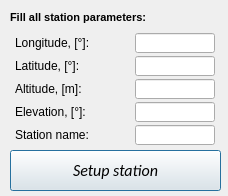
<?xml version="1.0" encoding="UTF-8"?>
<ui version="4.0">
 <class>Dialog</class>
 <widget class="QDialog" name="Dialog">
  <property name="geometry">
   <rect>
    <x>0</x>
    <y>0</y>
    <width>228</width>
    <height>196</height>
   </rect>
  </property>
  <property name="windowTitle">
   <string>Dialog</string>
  </property>
  <widget class="QPushButton" name="confirm_button">
   <property name="geometry">
    <rect>
     <x>10</x>
     <y>150</y>
     <width>211</width>
     <height>41</height>
    </rect>
   </property>
   <property name="font">
    <font>
     <family>Calibri</family>
     <pointsize>12</pointsize>
     <italic>true</italic>
    </font>
   </property>
   <property name="text">
    <string>Setup station</string>
   </property>
  </widget>
  <widget class="QWidget" name="gridLayoutWidget">
   <property name="geometry">
    <rect>
     <x>10</x>
     <y>30</y>
     <width>211</width>
     <height>121</height>
    </rect>
   </property>
   <layout class="QGridLayout" name="gridLayout">
    <property name="spacing">
     <number>0</number>
    </property>
    <item row="4" column="0">
     <widget class="QLabel" name="station_name_text_label">
      <property name="sizePolicy">
       <sizepolicy hsizetype="Fixed" vsizetype="Fixed">
        <horstretch>0</horstretch>
        <verstretch>0</verstretch>
       </sizepolicy>
      </property>
      <property name="minimumSize">
       <size>
        <width>115</width>
        <height>15</height>
       </size>
      </property>
      <property name="maximumSize">
       <size>
        <width>115</width>
        <height>15</height>
       </size>
      </property>
      <property name="text">
       <string>Station name:</string>
      </property>
     </widget>
    </item>
    <item row="2" column="1">
     <widget class="QLineEdit" name="altitude_lineedit">
      <property name="sizePolicy">
       <sizepolicy hsizetype="Fixed" vsizetype="Fixed">
        <horstretch>0</horstretch>
        <verstretch>0</verstretch>
       </sizepolicy>
      </property>
      <property name="minimumSize">
       <size>
        <width>80</width>
        <height>20</height>
       </size>
      </property>
      <property name="maximumSize">
       <size>
        <width>80</width>
        <height>20</height>
       </size>
      </property>
     </widget>
    </item>
    <item row="3" column="0">
     <widget class="QLabel" name="elevation_text_label">
      <property name="sizePolicy">
       <sizepolicy hsizetype="Fixed" vsizetype="Fixed">
        <horstretch>0</horstretch>
        <verstretch>0</verstretch>
       </sizepolicy>
      </property>
      <property name="minimumSize">
       <size>
        <width>115</width>
        <height>15</height>
       </size>
      </property>
      <property name="maximumSize">
       <size>
        <width>115</width>
        <height>15</height>
       </size>
      </property>
      <property name="text">
       <string>Elevation, [°]:</string>
      </property>
     </widget>
    </item>
    <item row="3" column="1">
     <widget class="QLineEdit" name="elevation_lineedit">
      <property name="sizePolicy">
       <sizepolicy hsizetype="Fixed" vsizetype="Fixed">
        <horstretch>0</horstretch>
        <verstretch>0</verstretch>
       </sizepolicy>
      </property>
      <property name="minimumSize">
       <size>
        <width>80</width>
        <height>20</height>
       </size>
      </property>
      <property name="maximumSize">
       <size>
        <width>80</width>
        <height>20</height>
       </size>
      </property>
     </widget>
    </item>
    <item row="2" column="0">
     <widget class="QLabel" name="altitude_text_label">
      <property name="sizePolicy">
       <sizepolicy hsizetype="Fixed" vsizetype="Fixed">
        <horstretch>0</horstretch>
        <verstretch>0</verstretch>
       </sizepolicy>
      </property>
      <property name="minimumSize">
       <size>
        <width>115</width>
        <height>15</height>
       </size>
      </property>
      <property name="maximumSize">
       <size>
        <width>115</width>
        <height>15</height>
       </size>
      </property>
      <property name="text">
       <string>Altitude, [m]:</string>
      </property>
     </widget>
    </item>
    <item row="1" column="1">
     <widget class="QLineEdit" name="latitude_lineedit">
      <property name="sizePolicy">
       <sizepolicy hsizetype="Fixed" vsizetype="Fixed">
        <horstretch>0</horstretch>
        <verstretch>0</verstretch>
       </sizepolicy>
      </property>
      <property name="minimumSize">
       <size>
        <width>80</width>
        <height>20</height>
       </size>
      </property>
      <property name="maximumSize">
       <size>
        <width>80</width>
        <height>20</height>
       </size>
      </property>
     </widget>
    </item>
    <item row="0" column="1">
     <widget class="QLineEdit" name="longitude_lineedit">
      <property name="sizePolicy">
       <sizepolicy hsizetype="Fixed" vsizetype="Fixed">
        <horstretch>0</horstretch>
        <verstretch>0</verstretch>
       </sizepolicy>
      </property>
      <property name="minimumSize">
       <size>
        <width>80</width>
        <height>20</height>
       </size>
      </property>
      <property name="maximumSize">
       <size>
        <width>80</width>
        <height>20</height>
       </size>
      </property>
     </widget>
    </item>
    <item row="0" column="0">
     <widget class="QLabel" name="longitude_text_label">
      <property name="sizePolicy">
       <sizepolicy hsizetype="Fixed" vsizetype="Fixed">
        <horstretch>0</horstretch>
        <verstretch>0</verstretch>
       </sizepolicy>
      </property>
      <property name="minimumSize">
       <size>
        <width>115</width>
        <height>15</height>
       </size>
      </property>
      <property name="maximumSize">
       <size>
        <width>115</width>
        <height>15</height>
       </size>
      </property>
      <property name="text">
       <string>Longitude, [°]:</string>
      </property>
     </widget>
    </item>
    <item row="4" column="1">
     <widget class="QLineEdit" name="station_name_lineedit">
      <property name="sizePolicy">
       <sizepolicy hsizetype="Fixed" vsizetype="Fixed">
        <horstretch>0</horstretch>
        <verstretch>0</verstretch>
       </sizepolicy>
      </property>
      <property name="minimumSize">
       <size>
        <width>80</width>
        <height>20</height>
       </size>
      </property>
      <property name="maximumSize">
       <size>
        <width>80</width>
        <height>20</height>
       </size>
      </property>
     </widget>
    </item>
    <item row="1" column="0">
     <widget class="QLabel" name="latitude_text_label">
      <property name="sizePolicy">
       <sizepolicy hsizetype="Fixed" vsizetype="Fixed">
        <horstretch>0</horstretch>
        <verstretch>0</verstretch>
       </sizepolicy>
      </property>
      <property name="minimumSize">
       <size>
        <width>115</width>
        <height>15</height>
       </size>
      </property>
      <property name="maximumSize">
       <size>
        <width>115</width>
        <height>15</height>
       </size>
      </property>
      <property name="text">
       <string>Latitude, [°]:</string>
      </property>
     </widget>
    </item>
   </layout>
  </widget>
  <widget class="QLabel" name="ground_station_text_label">
   <property name="geometry">
    <rect>
     <x>10</x>
     <y>10</y>
     <width>200</width>
     <height>15</height>
    </rect>
   </property>
   <property name="sizePolicy">
    <sizepolicy hsizetype="Fixed" vsizetype="Fixed">
     <horstretch>0</horstretch>
     <verstretch>0</verstretch>
    </sizepolicy>
   </property>
   <property name="minimumSize">
    <size>
     <width>200</width>
     <height>15</height>
    </size>
   </property>
   <property name="maximumSize">
    <size>
     <width>200</width>
     <height>15</height>
    </size>
   </property>
   <property name="font">
    <font>
     <pointsize>8</pointsize>
     <weight>75</weight>
     <bold>true</bold>
    </font>
   </property>
   <property name="text">
    <string>Fill all station parameters:</string>
   </property>
  </widget>
 </widget>
 <resources/>
 <connections/>
</ui>
